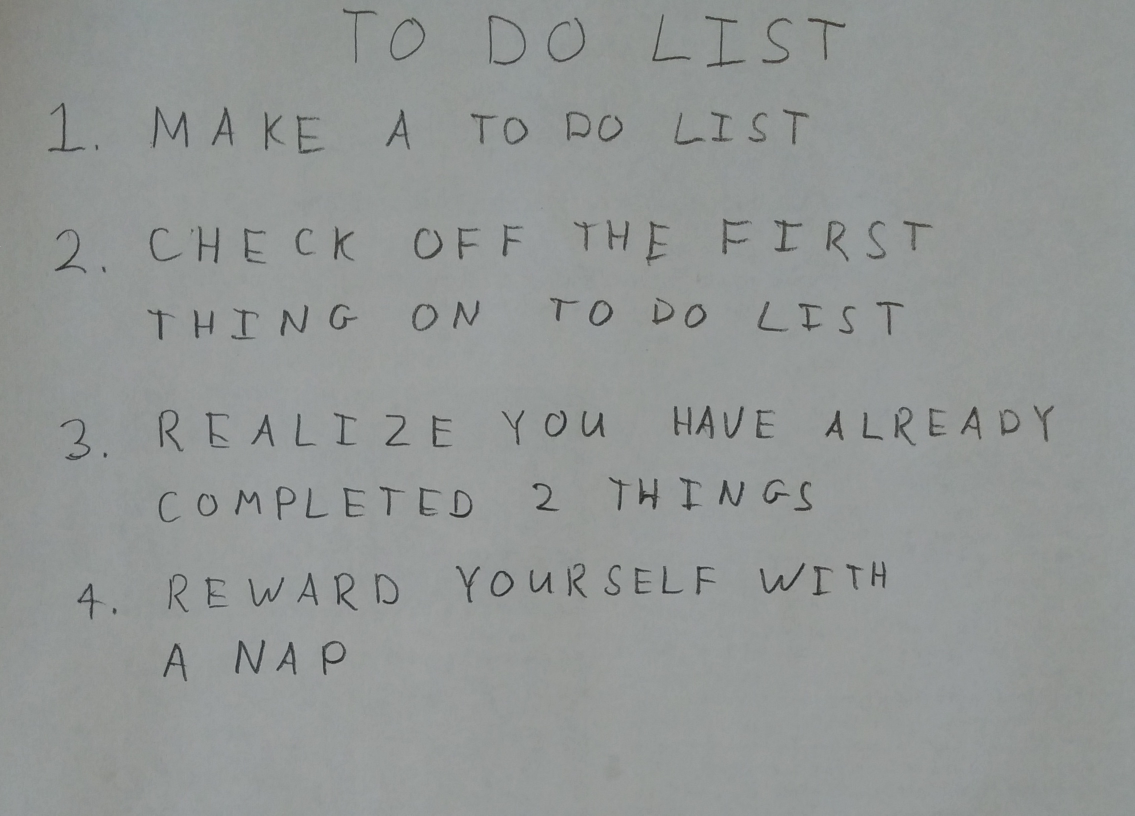
#> input picture HW5/images/01_list.jpg, 2270 x 1631 px (shown at 1/2 size); its folder holds only this picture in this run
$ python run_q4.py
#> lines starting #> are read from the running program, lines starting #| are printed output that depends on the picture; after the words box and inside, x2 and y2 are one past the last pixel; in counts of white or black regions, pixels touching at a corner belong together
### HW5/python/q4.py
import numpy as np

import skimage
import skimage.measure
import skimage.color
import skimage.restoration
import skimage.filters
import skimage.morphology
import skimage.segmentation

# takes a color image
# returns a list of bounding boxes and black_and_white image
def findLetters(image):
    bboxes = []
    bw = None
    # insert processing in here
    # one idea estimate noise -> denoise -> greyscale -> threshold -> morphology -> label -> skip small boxes
    # this can be 10 to 15 lines of code using skimage functions

    ##########################
    ##### your code here #####
    ##########################

    # estimate noise
    sigma_est = skimage.restoration.estimate_sigma(image, channel_axis=-1, average_sigmas=True)
#> sigma_est = 0.00154

    # denoise image with estimated sigma
    gaussian_img = skimage.filters.gaussian(image, sigma=sigma_est, channel_axis=-1)

    # greyscale image
    greyscale_img = skimage.color.rgb2gray(gaussian_img)

    # set threshold to create binary image
    thresh = skimage.filters.threshold_otsu(greyscale_img)
#> thresh = 0.45
    bw = greyscale_img < thresh
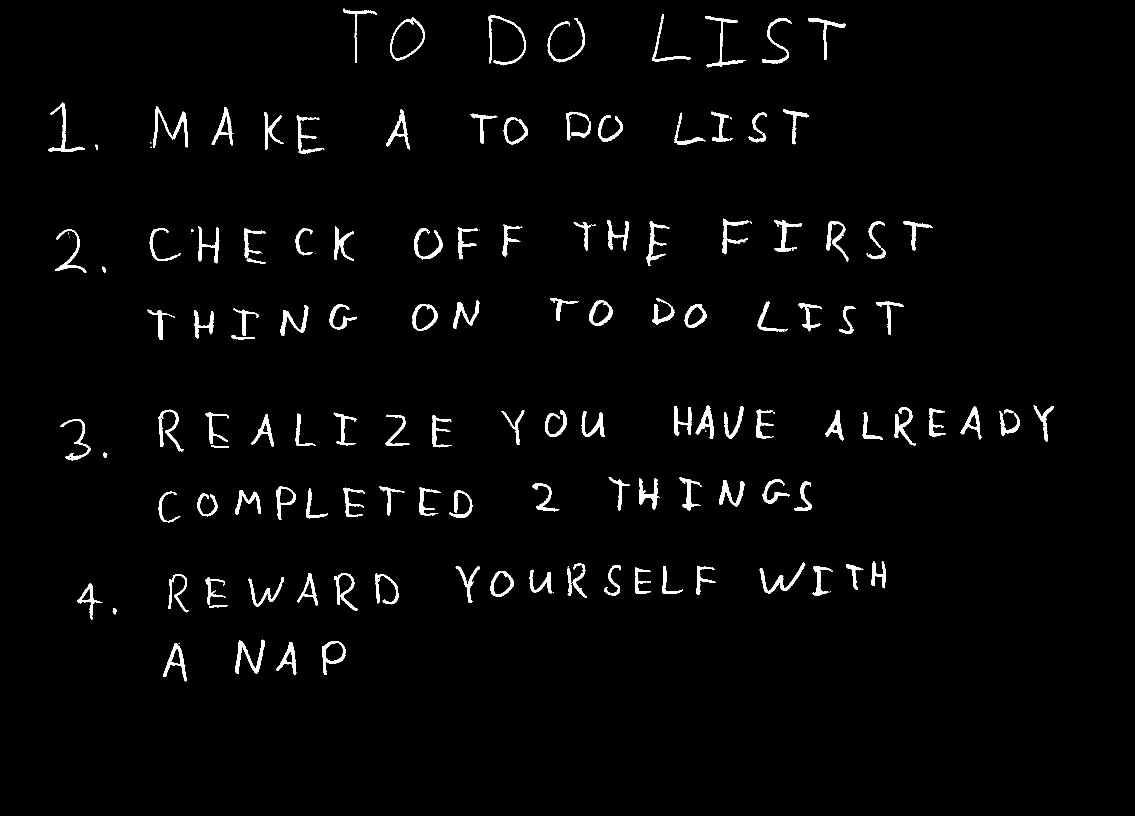
#> bw: shape (1631, 2270) bool (shown at 1/2 size); 2.4% white; 161 white regions (31 under 20 px), largest, box (x1, y1, x2, y2) and area: (306, 213, 376, 295) 1365, (471, 1279, 530, 1348) 1216, (1519, 1125, 1611, 1187) 1134

    # morphology (closing)
    bw = skimage.morphology.closing(bw, skimage.morphology.square(5))
#> bw: shape (1631, 2270) bool; 2.5% white; 126 white regions (6 under 20 px)

    # label connected groups of character pixels
    label_img = skimage.morphology.label(bw, connectivity=2)
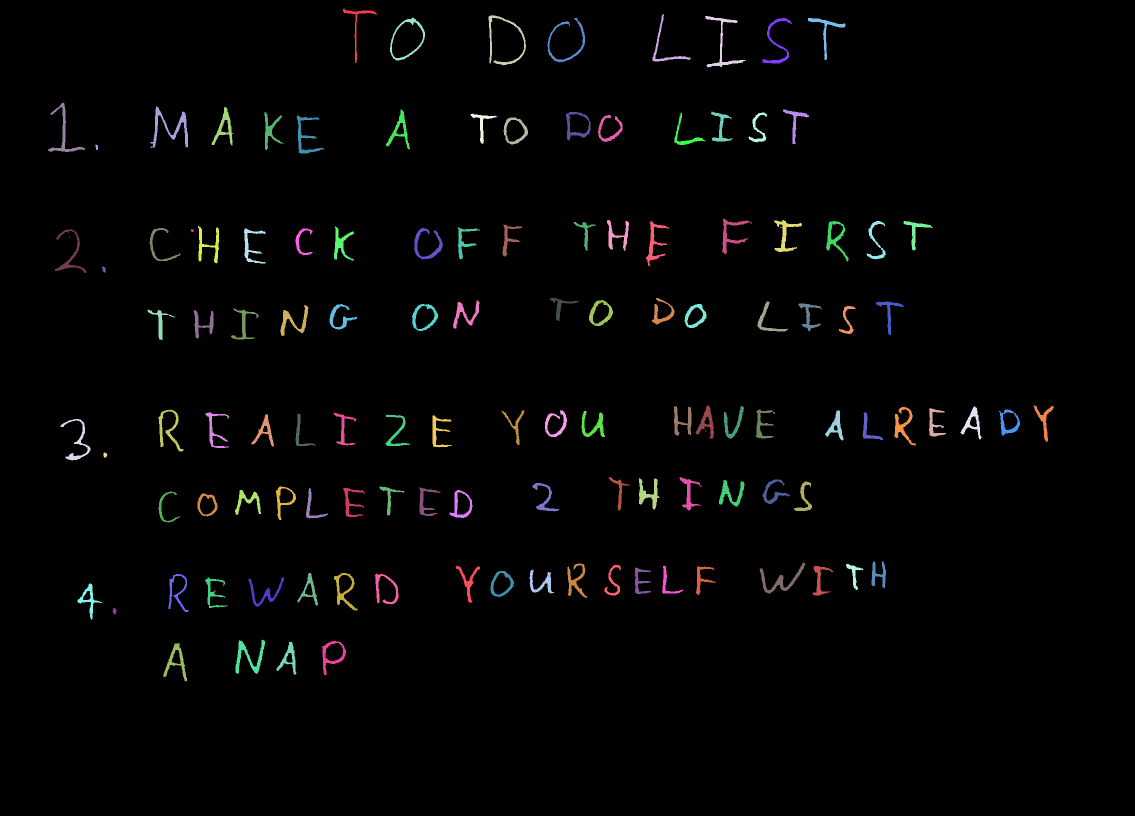
#> label_img: shape (1631, 2270) int32 (shown at 1/2 size); 127 distinct labels, from 0 to 126; one colour per label, 0 black

    # find locations of the labels
    label_props = skimage.measure.regionprops(label_img)
#> label_props = 126 regions; largest, box (x1, y1, x2, y2) and area: (301, 213, 376, 296) 1438, (471, 1279, 530, 1348) 1246, (1519, 1125, 1611, 1187) 1166, (977, 30, 1052, 131) 1158, (1410, 32, 1491, 135) 1142

    # find the mean area of the labeled regions
    areas = []
    for region in label_props:
        areas.append(region.area)
#> this loop made 126 passes
#> after the loop, areas = 126 values, max 1438 at index 9, min 1 at index 41, mean 723.3
    mean_area = sum(areas) / len(areas)
#> mean_area = 723.3

    # set new threshold for mean (after testing mean needs to be smaller)
    thresh_mean = mean_area / 3
#> thresh_mean = 241.1

    # calculate upper left and lower left coords of regions, skip small regions
    for region in label_props:
        if region.area > thresh_mean:
            bboxes.append(region.bbox)
#> after the loop, bboxes = 115 items, first 6: (17, 686, 126, 753), (28, 1305, 123, 1382), (30, 977, 131, 1052), (32, 1410, 135, 1491), (35, 780, 121, 850), (36, 1095, 125, 1170)

    bw = np.logical_not(bw).astype(float)
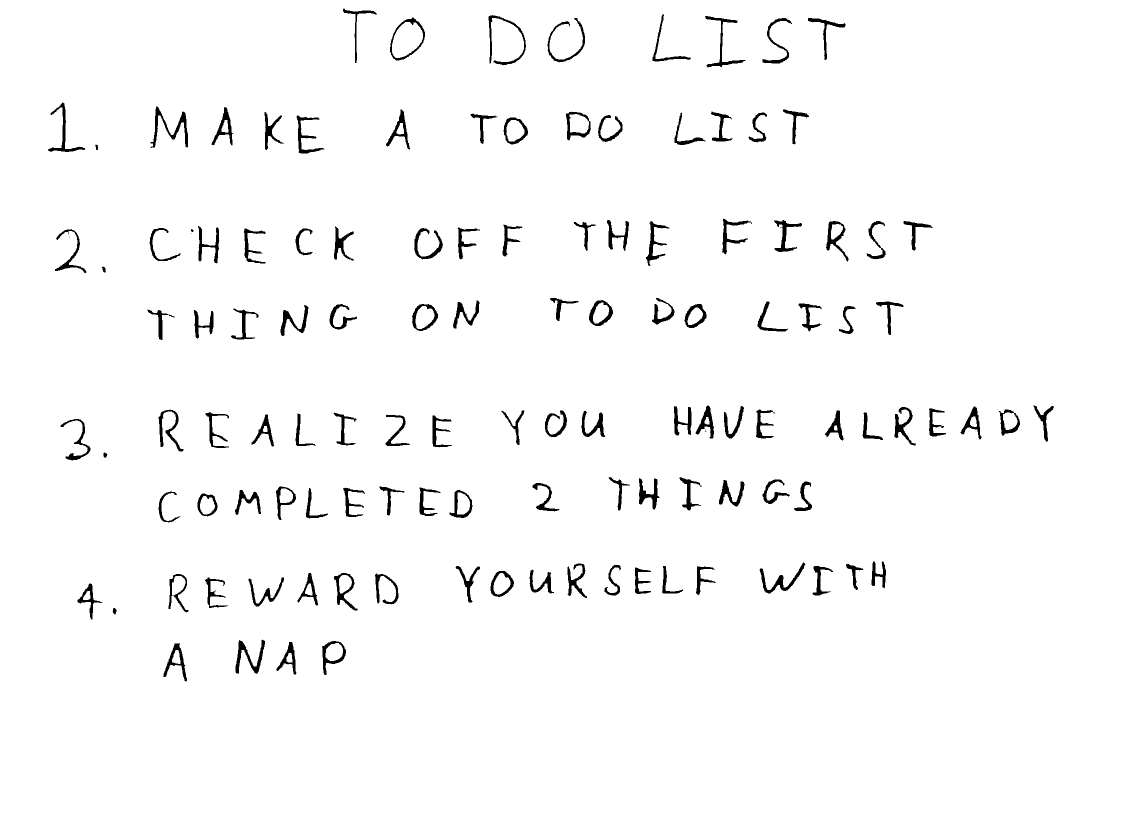
#> bw: shape (1631, 2270) float64 (shown at 1/2 size); values 0 (black) and 1 (white), 97.5% white; 126 black regions (6 under 20 px), largest, box (x1, y1, x2, y2) and area: (301, 213, 376, 296) 1438, (471, 1279, 530, 1348) 1246, (1519, 1125, 1611, 1187) 1166
    return bboxes, bw

### HW5/python/run_q4.py
import os
import numpy as np
import matplotlib.pyplot as plt
import matplotlib.patches

import skimage
import skimage.measure
import skimage.color
import skimage.restoration
import skimage.io
import skimage.filters
import skimage.morphology
import skimage.segmentation

from nn import *
from q4 import *
# do not include any more libraries here!
# no opencv, no sklearn, etc!
import warnings
warnings.simplefilter(action='ignore', category=FutureWarning)
warnings.simplefilter(action='ignore', category=UserWarning)

# function for making cropped image into a square depending on height and width
def pad_to_square(M):
    (height, width) = M.shape
    if height == width:
        height_pad = 0
        width_pad = 0

    # more padding added to width
    elif height > width:
        height_pad = height // 10
        width_pad = ((height - width) // 2) + height_pad

    # more padding added to height
    elif height < width:
        width_pad = width // 10
        height_pad = ((width - height) // 2) + width_pad

    # set tuples of pad height and width
    pad_height = (height_pad, height_pad)
    pad_width = (width_pad, width_pad)
    return np.pad(M, (pad_height, pad_width), mode='constant', constant_values=(1, 1))

for img in os.listdir('../images'):
    im1 = skimage.img_as_float(skimage.io.imread(os.path.join('../images',img)))
    bboxes, bw = findLetters(im1)

    plt.imshow(np.logical_not(bw).astype(float), cmap="Greys")
    #plt.imshow(bw, cmap="Greys")
    for bbox in bboxes:
        minr, minc, maxr, maxc = bbox
        rect = matplotlib.patches.Rectangle((minc, minr), maxc - minc, maxr - minr,
                                fill=False, edgecolor='red', linewidth=2)
        plt.gca().add_patch(rect)
#> this loop made 115 passes
#> (minr, minc, maxr, maxc) on passes 1 to 12: (17, 686, 126, 753), (28, 1305, 123, 1382), (30, 977, 131, 1052), (32, 1410, 135, 1491), (35, 780, 121, 850), (36, 1095, 125, 1170), (36, 1525, 127, 1584), (36, 1616, 120, 1691), (205, 96, 304, 170), (213, 301, 296, 376), (214, 423, 291, 467), (219, 772, 299, 820)
    plt.show()
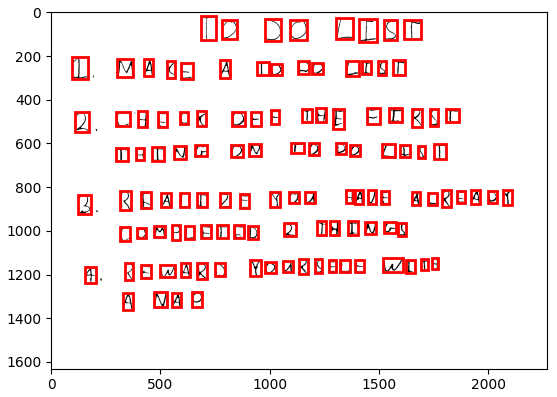
#> figure drawn by matplotlib, 1 panel
    # find the rows using..RANSAC, counting, clustering, etc.
    ##########################
    ##### your code here #####
    ##########################
    #print(bboxes)
    #print(len(bboxes))
    #print(bboxes[0])
    #print(bboxes.shape)

    # calculate heights of all the boxes
    heights = []
    for bbox in bboxes:
        height = bbox[2] - bbox[0]
        heights.append(height)
#> this loop made 115 passes
#> (bbox, height) on passes 1 to 12: ((17, 686, 126, 753), 109), ((28, 1305, 123, 1382), 95), ((30, 977, 131, 1052), 101), ((32, 1410, 135, 1491), 103), ((35, 780, 121, 850), 86), ((36, 1095, 125, 1170), 89), ((36, 1525, 127, 1584), 91), ((36, 1616, 120, 1691), 84), ((205, 96, 304, 170), 99), ((213, 301, 296, 376), 83), ((214, 423, 291, 467), 77), ((219, 772, 299, 820), 80)
#> after the loop, heights = 115 values, max 109 at index 0, min 46 at index 39, mean 65.61
    heights = np.array(heights)

    # calculate mean height of all boxes
    mean_height = np.mean(heights)
#> mean_height = 65.61
    #print("mean height:", mean_height)

    # calculate the center coords of each box (center_y, center_x)
    # additonal values stored: upper left and lower left coords
    # (center_y, center_x, [y1, x1, y2, x2])
    center_coords = []
    for bbox in bboxes:
        center = [(bbox[2] + bbox[0]) // 2, (bbox[3] + bbox[1]) // 2, bbox]
        center_coords.append(center)
#> this loop made 115 passes
#> center on passes 1 to 12: [71, 719, (17, 686, 126, 753)], [75, 1343, (28, 1305, 123, 1382)], [80, 1014, (30, 977, 131, 1052)], [83, 1450, (32, 1410, 135, 1491)], [78, 815, (35, 780, 121, 850)], [80, 1132, (36, 1095, 125, 1170)], [81, 1554, (36, 1525, 127, 1584)], [78, 1653, (36, 1616, 120, 1691)], [254, 133, (205, 96, 304, 170)], [254, 338, (213, 301, 296, 376)], [252, 445, (214, 423, 291, 467)], [259, 796, (219, 772, 299, 820)]
#> after the loop, center_coords = 115 items
    #print(center_coords)

    # sort the center coords list by y coord
    center_coords = sorted(center_coords, key=lambda x: x[0])
    #print(center_coords)
    #print("num boxes:", len(center_coords))

    # store y coord of first box of row (will be used for thresholding when to create a new row)
    first_box_center_y = center_coords[0][0]
#> first_box_center_y = 71

    # list to store all rows
    rows = []

    # list to store current row
    curr_row = []

    # add first box to current row
    curr_row.append(center_coords[0])

    for center_coord in center_coords[1:]:

        if center_coord[0] > first_box_center_y + mean_height:
            # sort the current row we're building by increasing x values
            curr_row = sorted(curr_row, key=lambda x: x[1])

            # add current row we've built
            rows.append(curr_row)
            #print("new row added")

            # create new row with current box added
            curr_row = []
            curr_row.append(center_coord)

            # update the y value of the first box of new row
            first_box_center_y = center_coord[0]
        else:
            #print("added to current row")
            curr_row.append(center_coord)
#> this loop made 114 passes
#> (center_coord, first_box_center_y) on passes 8, 22, 39, 54: ([252, 445, (214, 423, 291, 467)], 252), ([471, 1236, (440, 1214, 502, 1258)], 471), ([619, 1128, (596, 1100, 642, 1157)], 619), ([841, 1365, (812, 1348, 871, 1383)], 841)
#> first_box_center_y on passes 76, 92: 983, 1150
#> after the loop, curr_row = [[1313, 500, (1279, 471, 1348, 530)], [1316, 668, (1282, 644, 1350, 692)], [1316, 573, (1284, 553, 1349, 593)], [1324, 350, (1286, 327, 1363, 374)]]; first_box_center_y = 1313; rows = 7 items

    # sort remaining row (if there is one) not added by increasing x values and add it to list of rows
    if len(curr_row) != 0:
        curr_row = sorted(curr_row, key=lambda x: x[1])
#> curr_row = [[1324, 350, (1286, 327, 1363, 374)], [1313, 500, (1279, 471, 1348, 530)], [1316, 573, (1284, 553, 1349, 593)], [1316, 668, (1282, 644, 1350, 692)]]
        rows.append(curr_row)
    #print(rows)
    '''
    print(rows)
    print("num rows:", len(rows))
    num_boxes = 0
    for row in rows:
        num_boxes += len(row)
    print("num boxes in rows list:", num_boxes)
    '''

    # crop the bounding boxes
    # note.. before you flatten, transpose the image (that's how the dataset is!)
    # consider doing a square crop, and even using np.pad() to get your images looking more like the dataset
    ##########################
    ##### your code here #####
    ##########################

    flattened_boxes = []

    for row in rows:
        flattened_boxes_curr_row = []
        for box_data in row:
            y1, x1, y2, x2 = box_data[2]

            # crop the bounding box
            crop_img = bw[y1:y2+1, x1:x2+1]
            '''
            plt.figure()
            plt.imshow(crop_img, cmap="Greys")
            plt.show()
            '''
            # pad cropped image to be square
            square_crop_img = pad_to_square(crop_img)
            '''
            plt.figure()
            plt.imshow(square_crop_img, cmap="Greys")
            plt.show()
            '''

            # resize cropped image dim 32x32
            crop_img = skimage.transform.resize(square_crop_img, (32, 32))
            '''
            plt.figure()
            plt.imshow(crop_img_resize, cmap="Greys")
            plt.show()
            '''

            kernel = np.ones((3,3), np.uint8)
            crop_img = skimage.morphology.erosion(crop_img, kernel)

            # transpose image
            crop_img = crop_img.T
            '''
            plt.figure()
            plt.imshow(crop_img, cmap="Greys")
            plt.show()
            '''
            # flatten image
            flatten_crop_img = crop_img.flatten()

            flattened_boxes_curr_row.append(flatten_crop_img)

        flattened_boxes.append(flattened_boxes_curr_row)
#> this loop made 8 passes
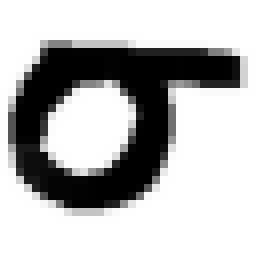
#> crop_img: shape (32, 32) float64 (shown 8 times larger); min 1.85e-10, max 1, mean 0.717
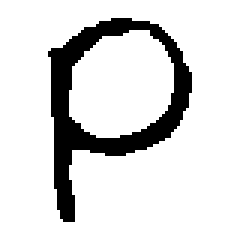
#> square_crop_img: shape (81, 81) float64 (shown 3 times larger); values 0 (black) and 1 (white), 86.1% white; 1 black region, box (x1, y1, x2, y2) and area: (16, 6, 64, 74) 910


    # load the weights
    # run the crops through your neural network and print them out
    import pickle
    import string
    letters = np.array([_ for _ in string.ascii_uppercase[:26]] + [str(_) for _ in range(10)])
#> (the run stopped early here; a loop or call above may not have finished)
